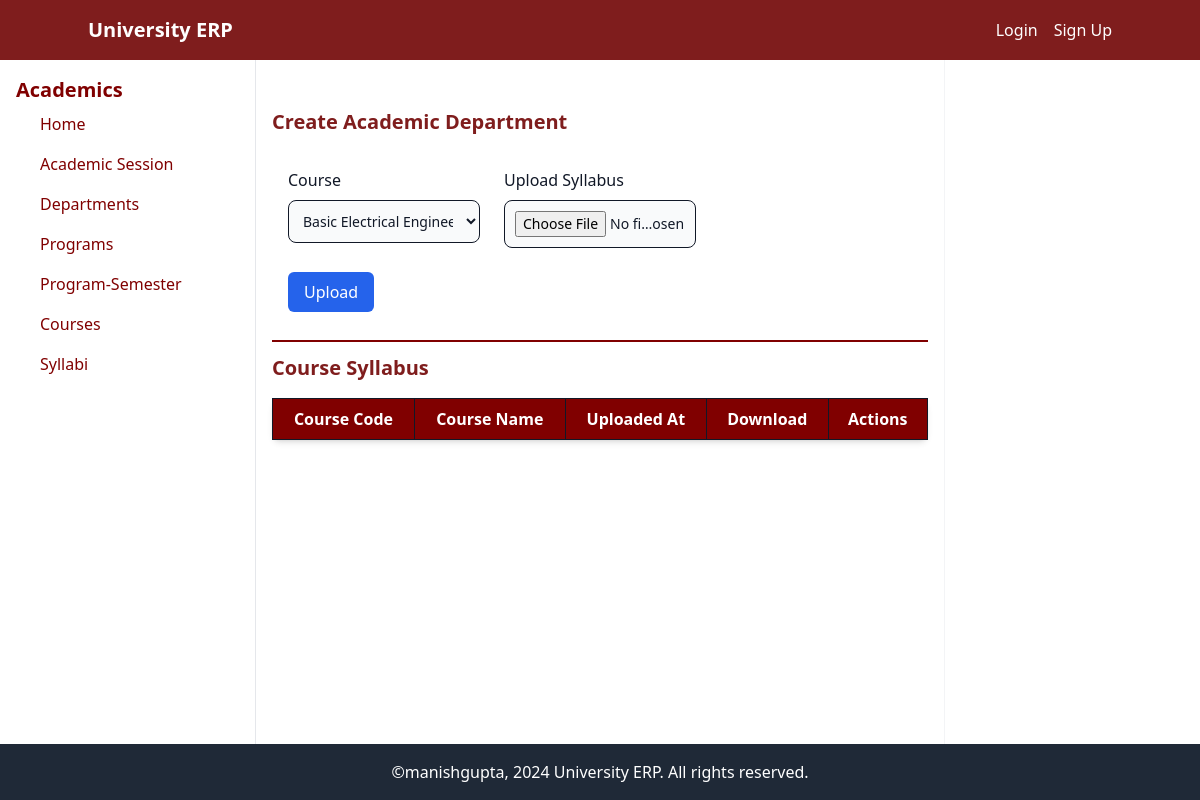
The app's page /academic/syllabus/, older data.
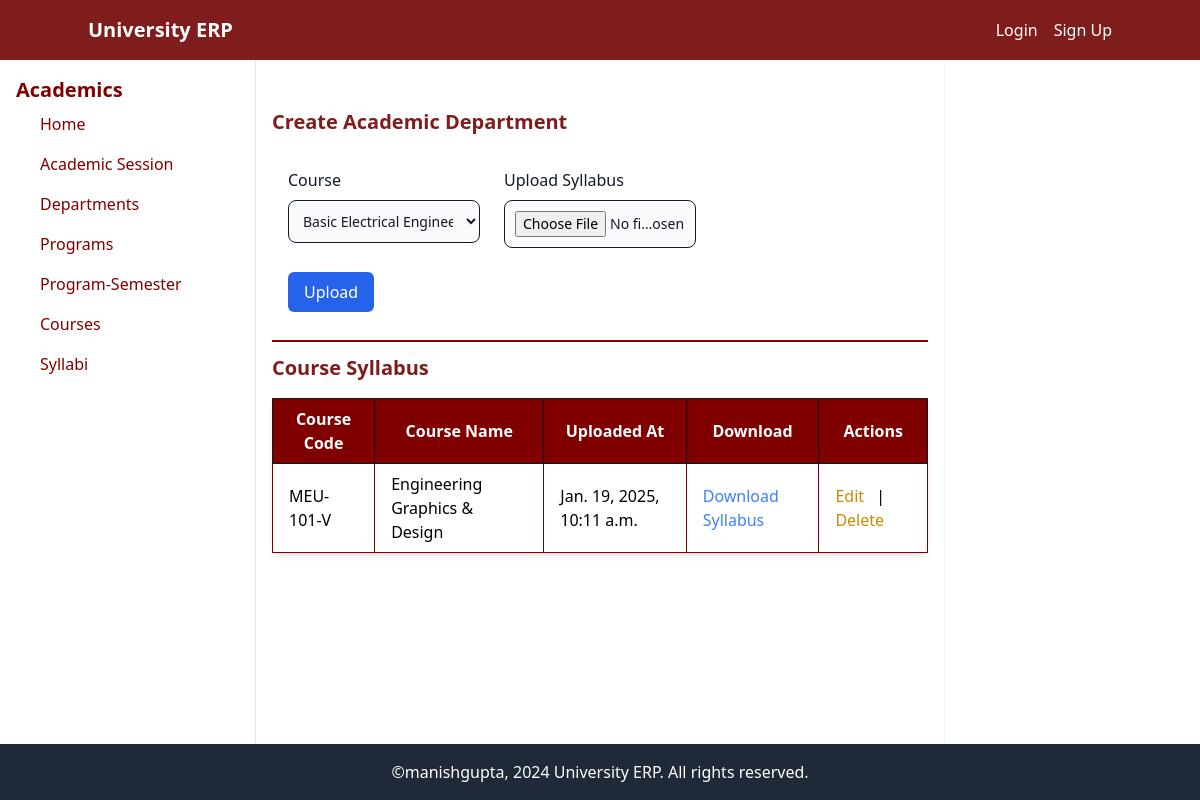
The same page, newer data.
### academic/models.py (models this page shows, shortened)
class Syllabus(models.Model):
    course = models.ForeignKey(Course, on_delete=models.CASCADE, related_name='syllabus')
    upload_syllabus = models.FileField(upload_to='syllabi/')
    updated_at = models.DateTimeField(auto_now_add=True)

class Course(models.Model):
    NATURE_CHOICES = [
        ('Theory', 'Theory'),
        ('Lab', 'Lab'),
        ('Project', 'Project'),
        ('Seminar', 'Seminar'),
        ('Workshop', 'Workshop'),
        ('Training', 'Training'),
        ('Other', 'Other'),
    ]
    TYPE_CHOICES =[
        ('DS','Dicipline Specific'),
        ('AEC','Ability Enhancement Course'),
        ('VAC','Value Added Course'),
        ('Elective','Value Added Course'),
        ('Other','Other'),
    ]
    name = models.CharField(max_length=50)
    code = models.CharField(max_length=10, unique=True)
    credit = models.PositiveIntegerField(choices=[(i, str(i)) for i in range(0, 21)])
    nature = models.CharField(max_length=8, choices=NATURE_CHOICES, default='Theory')
    type = models.CharField(max_length=12, choices=TYPE_CHOICES, default='DS')
    program_semesters = models.ManyToManyField(ProgramSemester, related_name='subjects', blank=True)

### academic/views.py (the view)
# urls.py: path('syllabus/', views.syllabus_list_create_update, name='syllabus-list-create-update'),
def syllabus_list_create_update(request, pk=None):
    if pk:
        syllabus = get_object_or_404(Syllabus, pk=pk)
    else:
        syllabus = None
    if request.method == 'POST':
        if syllabus:
            form = SyllabusForm(request.POST, request.FILES, instance=syllabus)
        else:
            form = SyllabusForm(request.POST, request.FILES)
        if form.is_valid():
            form.save()
            return redirect(reverse('syllabus-list-create-update'))
    else:
        if syllabus:
            form = SyllabusForm(instance=syllabus)
        else:
            form = SyllabusForm()
    syllabi = Syllabus.objects.all()
    return render(request, 'academic/syllabus_list_create_update.html', {'form': form,'syllabi': syllabi,'edit_syllabus': syllabus})

### academic/forms.py
class SyllabusForm(forms.ModelForm):
    class Meta:
        model = models.Syllabus
        fields = ['course', 'upload_syllabus']
        widgets = {
            'course': forms.Select(attrs={'class': 'form-control'}),
            'upload_syllabus': forms.ClearableFileInput(attrs={'class': 'form-control'})
        }

### academic/templates/academic/syllabus_list_create_update.html (shortened to what this page needs)
{% extends "base.html" %}
{% block content %}
<div class="flex-1">
<h2 class="text-xl text-red-900 font-semibold mt-8 mb-4">{% if edit_department %}Edit{% else %}Create{% endif %} Academic Department</h2>
<form method="POST" enctype="multipart/form-data" class="bg-white p-4 ">
    <div class="grid md:grid-cols-3 md:gap-6">
        <div class="mb-4">
            <label for="course" class="block mb-2 font-medium text-gray-900 dark:text-white">Course</label>
            <select id="course" name="course" class="bg-gray-50 border border-gray-900 text-gray-900 text-sm rounded-lg focus:ring-blue-500 focus:border-blue-500 block w-full p-2.5 dark:bg-gray-700 dark:border-gray-600 dark:placeholder-gray-400 dark:text-white dark:focus:ring-blue-500 dark:focus:border-blue-500">
                {% for course in form.course.field.queryset %}
                <option value="{{ course.pk }}" {% if course.pk == form.course.value %}selected{% endif %}>{{ course.name }} ({{course.code}})</option>
                {% endfor %}
            </select>
            </div>
        <div class="mb-4">
            <label for="upload_syllabus" class="block mb-2 font-medium text-gray-900 dark:text-white">Upload Syllabus</label>
            <input type="file" id="upload_syllabus" name="upload_syllabus" class="bg-gray-50 border border-gray-900 text-gray-900 text-sm rounded-lg focus:ring-blue-500 focus:border-blue-500 block w-full p-2.5 dark:bg-gray-700 dark:border-gray-600 dark:placeholder-gray-400 dark:text-white dark:focus:ring-blue-500 dark:focus:border-blue-500">
        </div>
        </div>
        <button type="submit" class="bg-blue-600 text-white px-4 py-2 rounded-md mt-2">{% if edit_program %}Update{% else %}Upload{% endif %}</button>
    </form>
<hr class="border-t-2 border-[#800000] my-3">
<h2 class="text-xl text-red-900 font-semibold my-3 mb-4">Course Syllabus</h2>
<table class="min-w-full bg-white shadow-md border border-[#800000] rounded-lg">
    <thead>
        <tr class="bg-[#800000] text-white font-semibold  " >
            <th class="px-4 py-2  border border-gray-900">Course Code</th>
            <th class="px-4 py-2  border border-gray-900">Course Name</th>
            <th class="px-4 py-2  border border-gray-900">Uploaded At</th>
            <th class="px-4 py-2  border border-gray-900">Download</th>
            <th class="px-4 py-2  border border-gray-900">Actions</th>
        </tr>
    </thead>
    <tbody>
        {% for syllabus in syllabi %}
        <tr class="hover:bg-gray-100 ">
            <td class="px-4 py-2  border border-[#800000]"> {{syllabus.course.code}}</td>
            <td class="px-4 py-2  border border-[#800000]">{{ syllabus.course.name }} </td>
            <td class="px-4 py-2 border border-[#800000]">{{ syllabus.updated_at }}</td>
            <td class="px-4 py-2 border border-[#800000]">
                {% if syllabus.upload_syllabus %}
                <a href="{{ syllabus.upload_syllabus.url }}" target="_blank" class="text-blue-500 hover:text-blue-800">Download Syllabus</a>
            {% else %}
                 No syllabus uploaded.
            {% endif %}</td>
            <td class="px-4 py-2 border border-[#800000]">
                <a href="{% url 'syllabus-update' syllabus.id %}" class="text-yellow-600 hover:underline mr-2">Edit</a> |
                <a href="{% url 'syllabus-delete' syllabus.id %}" class="text-yellow-600 hover:underline mr-2">Delete</a>
            </td>
        </tr>
        {% endfor %}
    </tbody>
</table>
</div>
{% endblock content %}

Row changes from the older to the newer data that the page shows:
added Syllabus: course.code "MEU-101-V", course.name "Engineering Graphics & Design", updated_at "Jan. 19, 2025, 10:11 a.m."
